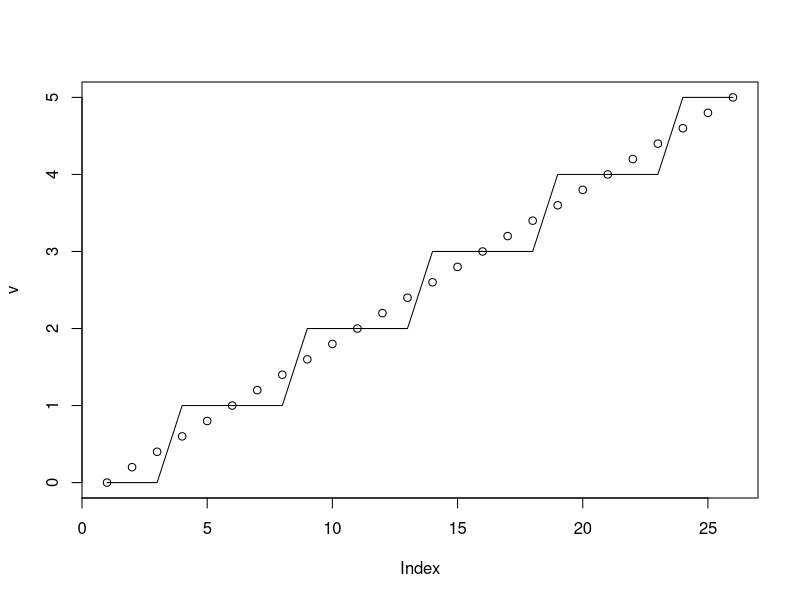

Write R code to recreate this figure.
# 24.	Write a script that 
# a.	creates a vector v = [0, 0.2, 0.4, 0.6, … 5]
v <- seq(0, 5, by=0.2)
# b.	rounds off the values of v to nearest integer
v2 <- round(v)
# c.	plots both the original vector and the rounded values in the same graph
plot(v) # plot with single input uses index as x-values
lines(v2) #adds v2 as a line in the already existing plot
